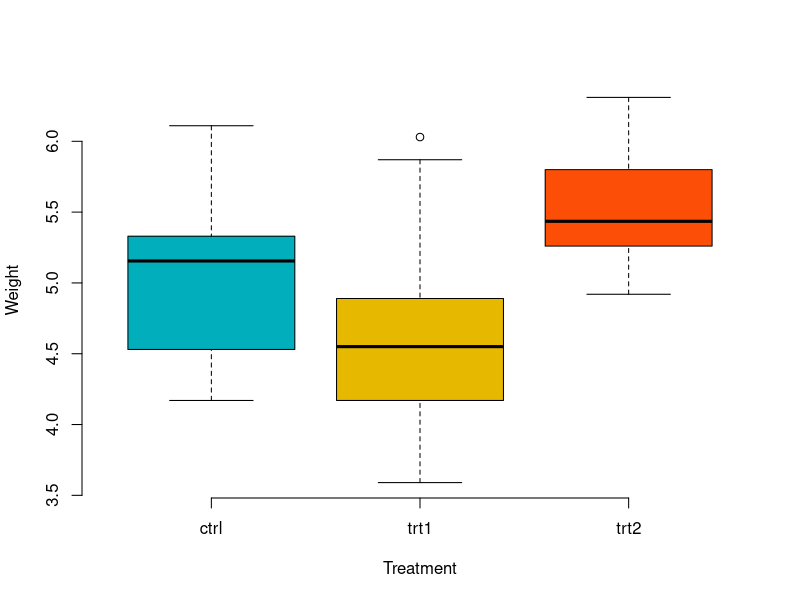
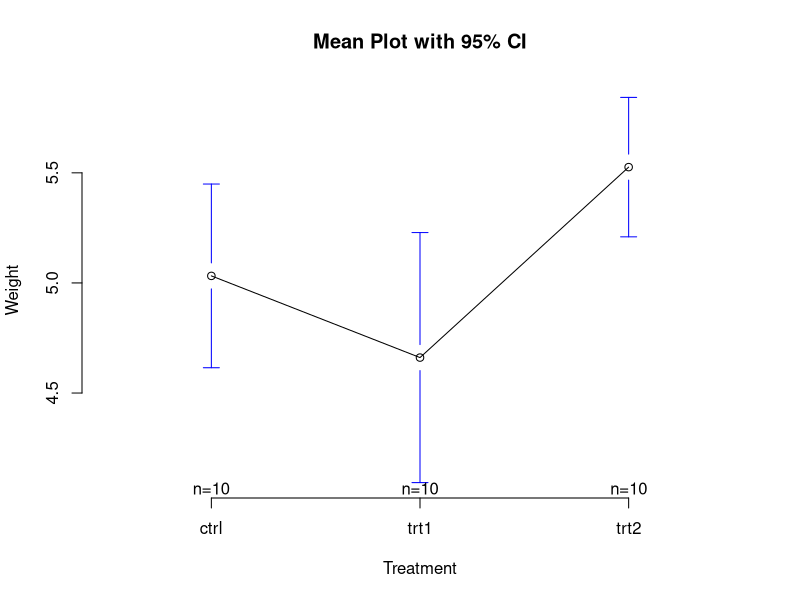
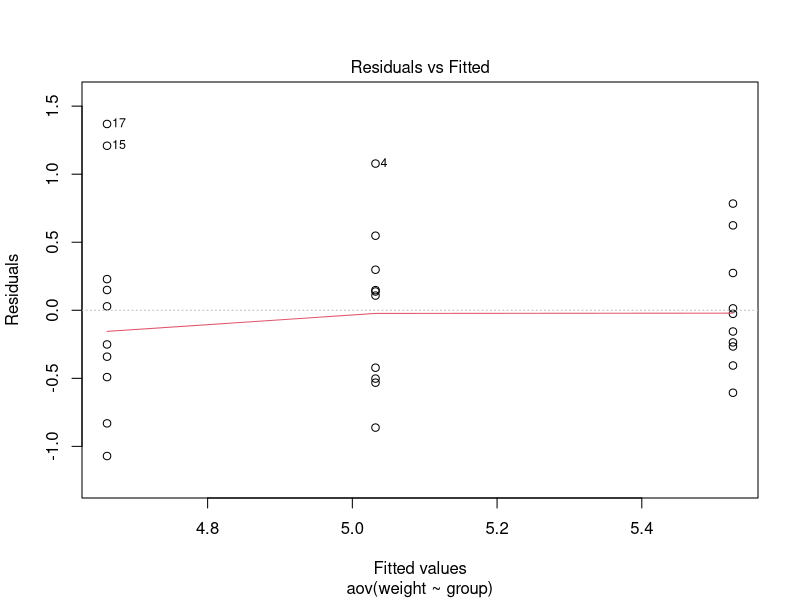
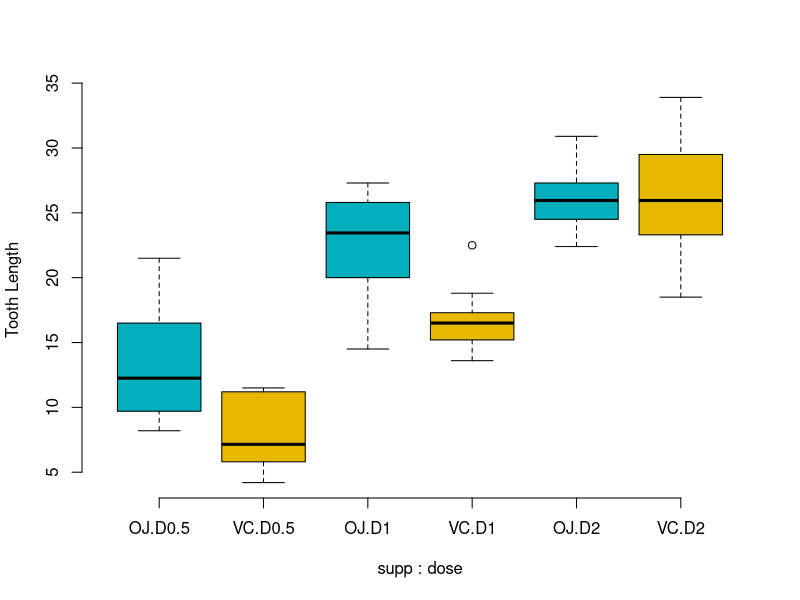
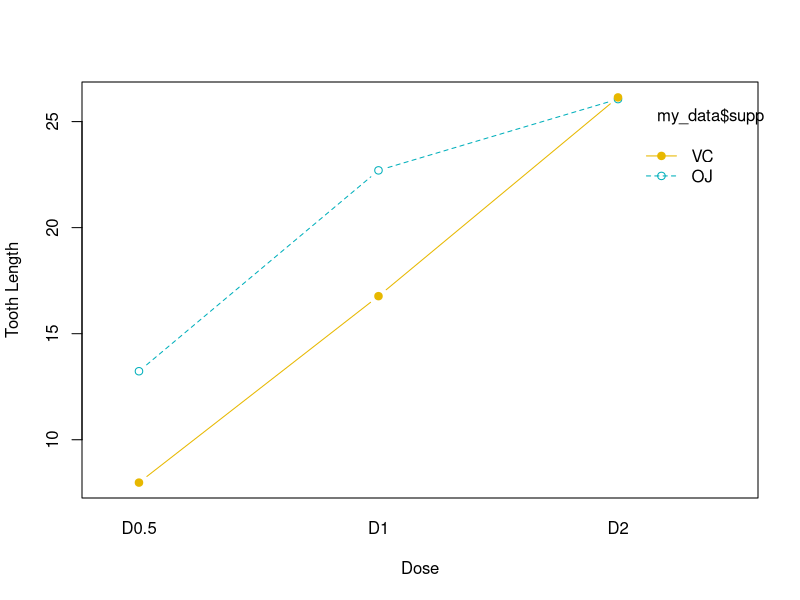
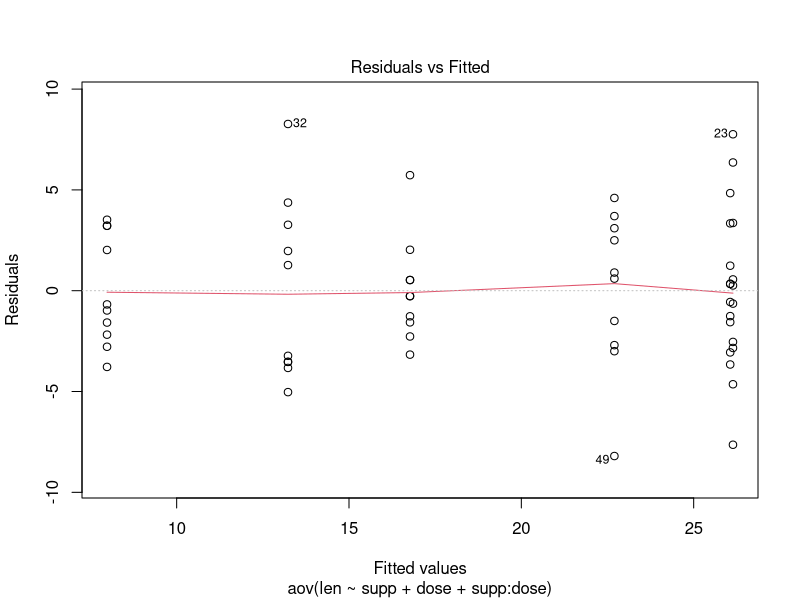

Recreate these plots in R, in order.
## ---- chunk 1
knitr::opts_chunk$set(echo = TRUE)
## ---- chunk 2
#install.packages("tidyverse")
#install.packages("plotmeans")
#install.packages("gplots")
library(tidyverse)
## ---- chunk 3
my_data <- PlantGrowth
my_data
## ---- chunk 4
set.seed (420)
dplyr::sample_n(my_data, 10)
## ---- chunk 5
levels(my_data$group)
## ---- chunk 6
my_data$group <- ordered(my_data$group, levels = c("ctrl", "trt1", "trt2"))

group_by(my_data, group) %>% summarise( count = n(), mean = mean(weight, na.rm = TRUE), sd = sd(weight, na.rm = TRUE) )
## ---- chunk 7
boxplot(weight ~ group, data = my_data, xlab = "Treatment", ylab = "Weight", frame = FALSE, col = c("#00AFBB", "#E7B800", "#FC4E07")) 
## ---- chunk 8
# plotmeans 
library("gplots") 
plotmeans(weight ~ group, data = my_data, frame = FALSE, xlab = "Treatment", ylab = "Weight", main="Mean Plot with 95% CI")
## ---- chunk 9
# Compute the analysis of variance
res.aov <- aov(weight ~ group, data = my_data)
# Summary of the analysis
summary(res.aov)
## ---- chunk 10
TukeyHSD (res.aov)
## ---- chunk 11
plot(res.aov, 1)
## ---- chunk 12
# install.packages("tidyverse") # ya todos lo deberían tener
library(tidyverse)
# Almacenar los datos en la variable my_data
my_data <- ToothGrowth
# Mostrar una muestra aleatoria
set.seed(667)
dplyr::sample_n (my_data, 10)


# Verificar la estructura
str(my_data)

## ---- chunk 13
# Convertir dosis como factor y recodificar los niveles
# como "D0.5", "D1", "D2"
my_data$dose <- factor (my_data$dose,
                   levels = c(0.5, 1, 2),
                   labels = c("D0.5", "D1", "D2"))

# Tablas de Frecuencias
table(my_data$supp, my_data$dose)

# Box plot with two factor variables
boxplot(len ~ supp * dose, data=my_data, frame = FALSE, 
        col = c("#00AFBB", "#E7B800"), ylab="Tooth Length")

# Two-way interaction plot
interaction.plot(x.factor = my_data$dose, trace.factor = my_data$supp, 
                 response = my_data$len, fun = mean, 
                 type = "b", legend = TRUE, 
                 xlab = "Dose", ylab="Tooth Length",
                 pch=c(1,19), col = c("#00AFBB", "#E7B800"))

## ---- chunk 14
res.aov2 <- aov(len ~ supp + dose, data = my_data)
summary(res.aov2)
## ---- chunk 15
# ANOVA de 2 vías con efecto de interacción
# Estas dos llamadas son equivalentes

# metodo 1
res.aov3 <- aov(len ~ supp * dose, data = my_data)
# metodo 2
res.aov3 <- aov(len ~ supp + dose + supp:dose, data = my_data)
# sumamry de resultados de ANOVA
summary(res.aov3)

## ---- chunk 16
group_by(my_data, supp, dose) %>%
  summarise(
    count = n(),
    mean = mean(len, na.rm = TRUE),
    sd = sd(len, na.rm = TRUE)
  )
TukeyHSD(res.aov3, which = "dose")
## ---- chunk 17
# Homogeneidad de variaciones
plot(res.aov3, 1)
